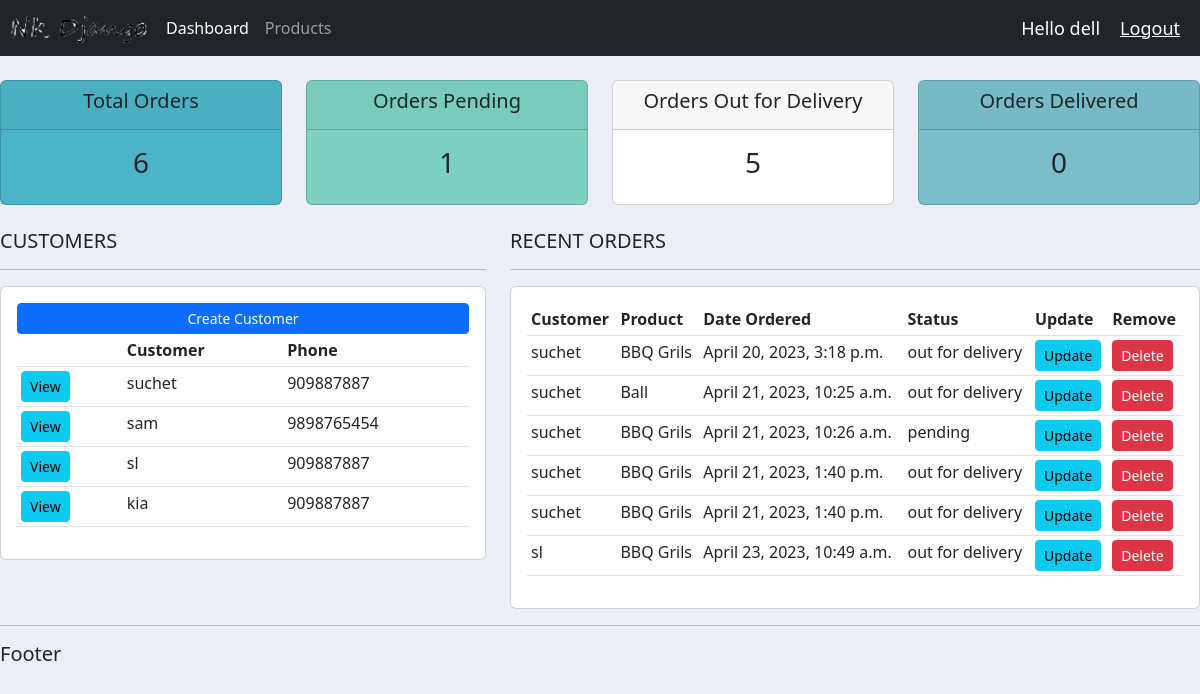
The app's page / (signed in) with its own data.
### accounts/models.py (models this page shows, shortened)
class customer(models.Model):
    user = models.OneToOneField(User , null=True , blank=True, on_delete=models.CASCADE)
    name = models.CharField(max_length=250 , null=True)
    phone = models.CharField(max_length=250 , null=True)
    email = models.CharField(max_length=250 , null=True)
    profile_pic = models.ImageField(default= 'Profile-Avatar.png',null=True , blank=True)
    date_created = models.DateTimeField(auto_now_add=True , null=True)
    def __str__(self):
        return self.name

class order(models.Model):
    STATUS = (
        ('pending' , 'pending'),
        ('out for delivery' , 'out for delivery'),
        ('Delivered' , 'Delivered'),
    )
    customer = models.ForeignKey(customer , null=True , on_delete=models.SET_NULL)
    product = models.ForeignKey(product , null=True , on_delete=models.SET_NULL)
    date_created = models.DateTimeField(auto_now_add=True, null=True)
    status = models.CharField(max_length=250 , null=True , choices=STATUS)

class product(models.Model):
    CATEGORY = (
        ('Indoor' , 'Indoor'),
        ('OutDoor' , 'OutDoor'),
    )
    name = models.CharField(max_length=250 , null=True)
    price = models.FloatField(null=True)
    category = models.CharField(max_length=250 , null=True , choices=CATEGORY)
    description = models.CharField(max_length=250 , null=True , blank = True)
    date_created = models.DateTimeField(auto_now_add=True , null=True)
    tag = models.ManyToManyField(tag)
    def __str__(self):
        return self.name

### accounts/decorators.py (the view)
    def wrapper_function(request, *args, **kwargs):
        group = None
        if request.user.groups.exists():
            group = request.user.groups.all()[0].name
        if group == 'customer':
            return redirect('user_page')
        if group == 'admin':
            return view_func(request, *args, **kwargs)

### accounts/views.py (called while the page is built)
@login_required(login_url='login')
@admin_only
def home(request):
    orders = order.objects.all()
    customers = customer.objects.all()
    total_customers = customers.count()
    total_orders = orders.count()
    delivered =  orders.filter(status='Delivered').count()
    ofdelivery = orders.filter(status='out for delivery').count()
    pending = orders.filter(status= 'pending').count()
    context = {'orders': orders, 'customers': customers ,'total_customers':total_customers ,'total_orders':total_orders
               , 'delivered':delivered ,'ofdelivery':ofdelivery, 'pending': pending }
    return render(request , 'accounts/dashboard.html' , context)

### accounts/templates/accounts/dashboard.html (shortened to what this page needs)
{% extends 'accounts/main.html' %}
{% block content %}
{% include 'accounts/status.html' %}
<div class="row">
	<div class="col-md-5">
		<h5>CUSTOMERS</h5>
		<hr>
		<div class="card card-body">
			<a class="btn btn-primary  btn-sm btn-block" >Create Customer</a>
			<table class="table table-sm">
				<tr>
					<th></th>
					<th>Customer</th>
					<th>Phone</th>
				</tr>
					{% for i in customers %}
					<tr>
							<td><a class = "btn btn-sm btn-info" href="{% url 'cust' i.id %}">View</a></td>
							<td>{{ i.name }}</td>
							<td>{{ i.phone }}</td>
					</tr>
					{% endfor %}
			</table>
		</div>
	</div>
	<div class="col-md-7">
		<h5>RECENT ORDERS</h5>
		<hr>
		<div class="card card-body" style="overflow-x:auto;">
			<table class="table table-sm">
				<tr>
					<th>Customer</th>
					<th>Product</th>
					<th>Date Ordered</th>
					<th>Status</th>
					<th>Update</th>
					<th>Remove</th>
				</tr>
				{% for i in orders %}
						<tr>
							<td>{{ i.customer }}</td>
							<td>{{ i.product }}</td>
							<td>{{ i.date_created }}</td>
							<td>{{ i.status }}</td>
							<td><a  class = "btn btn-sm btn-info" href="{% url 'update_order' i.id %}">Update</a></td>
							<td><a  class = "btn btn-sm btn-danger" href="{% url 'delete_order' i.id %}">Delete</a></td>
						</tr>
				{% endfor %}
			</table>
		</div>
	</div>
</div>
{% endblock %}

### accounts/templates/accounts/main.html (shortened to what this page needs)
<!DOCTYPE html>
{% load static %}
<html lang="en">
<head>
    <link href="https://cdn.jsdelivr.net/npm/bootstrap@5.3.0-alpha3/dist/css/bootstrap.min.css" rel="stylesheet">
     <link rel="stylesheet", type="text/css" href=" {% static '/css/main.css' %}">
</head>
<body>
       {% include 'accounts/navbar.html'%}
        {%  block content %}
        {% endblock %}
        <hr>
        <h5>Footer</h5>
</body>
</html>

### accounts/templates/accounts/navbar.html (shortened to what this page needs)
{% load static %}
<link rel="stylesheet", type="text/css" href=" {% static '/css/main.css' %}">
<nav class="navbar navbar-expand-lg navbar-dark bg-dark">
  <img src="{% static 'images/logos.png' %}">
  <div class="collapse navbar-collapse" id="navbarNavAltMarkup">
    <div class="navbar-nav">
      {% if request.user.is_staff %}
        <a class="nav-item nav-link active" href="{% url 'home' %}">Dashboard </a>
        <a class="nav-item nav-link"  href="{% url 'products' %}">Products</a>
      {% else %}
        <a class="nav-item nav-link active" >Account</a>
      {%endif%}
    </div>
  </div>
  <span class="user_name" id="'hello-msg">Hello {{request.user}}</span>
  <span ><a  class="user_name" href="{% url 'logout' %}">Logout</a></span>
</nav>

### accounts/templates/accounts/status.html
<br>
<div class="row">
	<div class="col">
		<div class="col-sm">
			<div class="card text-center text-blue  mb-4" id="total-orders">
			  	<div class="card-header">
			  		<h5 class="card-title">Total Orders</h5>
			  	</div>
			  	<div class="card-body">
			    	<h3 class="card-title">{{total_orders}}</h3>
			  	</div>
			</div>
		</div>
	</div>
	<div class="col">
		<div class="col-sm">
			<div class="card text-center text-blue  mb-4" id="orders-pending">
			  	<div class="card-header">
			  		<h5 class="card-title">Orders Pending</h5>
			  	</div>
			  	<div class="card-body">
			    	<h3 class="card-title">{{pending}}</h3>
			  	</div>
			</div>
		</div>
	</div>
	<div class="col">
			<div class="col-sm">
				<div class="card text-center text-blue  mb-4" id="orders-out-for-delivery">
					<div class="card-header">
						<h5 class="card-title">Orders Out for Delivery</h5>
					</div>
					<div class="card-body">
						<h3 class="card-title">{{ofdelivery}}</h3>
					</div>
				</div>
			</div>
	</div>
	<div class="col">
		<div class="col-sm">
			<div class="card text-center text-blue  mb-4" id="orders-delivered">
			  	<div class="card-header">
			  		<h5 class="card-title">Orders Delivered</h5>
			  	</div>
			  	<div class="card-body">
			    	<h3 class="card-title">{{delivered}}</h3>
			  	</div>
			</div>
		</div>
	</div>
</div>

### static/css/main.css (style rules this page uses)
body { background-color: #ebeff5; }
#total-orders { background-color: #4cb4c7; }
#orders-delivered { background-color: #7abecc; }
#orders-pending { background-color: #7CD1C0; }

### accounts/templates/accounts/navbar.html (style rules this page uses)
.user_name { font-size: 18px; color: #fff; margin-right: 20px; }

### records on screen
customer: name "suchet", phone "909887887"
customer: name "sam", phone "9898765454"
customer: name "sl", phone "909887887"
customer: name "kia", phone "909887887"
order: customer "suchet", product "BBQ Grils", date_created "April 20, 2023, 3:18 p.m.", status "out for delivery"
order: customer "suchet", product "Ball", date_created "April 21, 2023, 10:25 a.m.", status "out for delivery"
order: customer "suchet", product "BBQ Grils", date_created "April 21, 2023, 10:26 a.m.", status "pending"
order: customer "suchet", product "BBQ Grils", date_created "April 21, 2023, 1:40 p.m.", status "out for delivery"
order: customer "suchet", product "BBQ Grils", date_created "April 21, 2023, 1:40 p.m.", status "out for delivery"
order: customer "sl", product "BBQ Grils", date_created "April 23, 2023, 10:49 a.m.", status "out for delivery"

### other values on screen
{{ request.user }} "dell"
{{ total_orders }} "6"
{{ pending }} "1"
{{ ofdelivery }} "5"
{{ delivered }} "0"
